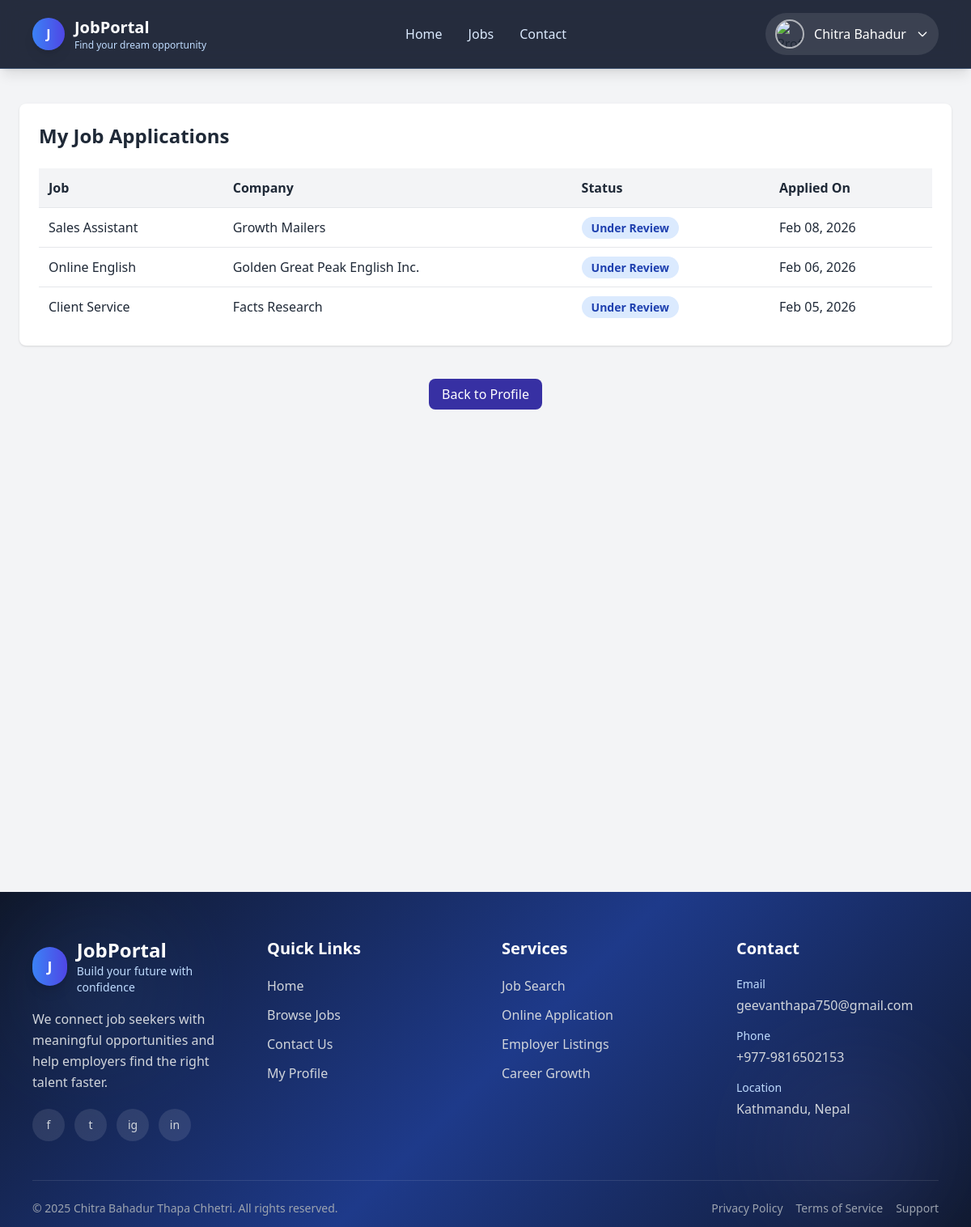
/my-jobs/ (signed in), run on the app's committed database.
### jobs/models.py (models this page shows, shortened)
class JobApplication(models.Model):
    STATUS_CHOICES = (
        ('applied', 'Applied'),
        ('reviewing', 'Under Review'),
        ('shortlisted', 'Shortlisted'),
        ('rejected', 'Rejected'),
        ('selected', 'Selected'),
    )
    job = models.ForeignKey(
        Job,
        on_delete=models.CASCADE,
        related_name='applications'
    )
    user = models.ForeignKey(User, on_delete=models.CASCADE)
    full_name = models.CharField(max_length=150)
    email = models.EmailField()
    phone = models.CharField(max_length=15)
    photo = CloudinaryField('application_photo', blank=True, null=True)
    resume = CloudinaryField('resume', resource_type='raw', blank=True, null=True)
    applied_at = models.DateTimeField(default=timezone.now)
    status = models.CharField(
        max_length=20,
        choices=STATUS_CHOICES,
        default='applied'
    )
    class Meta:
        unique_together = ('job', 'user')
        ordering = ['-applied_at']

class Job(models.Model):
    JOB_TYPE_CHOICES = (
        ('FT', 'Full Time'),
        ('PT', 'Part Time'),
        ('IN', 'Internship'),
        ('CT', 'Contract'),
    )
    title = models.CharField(max_length=200)
    company_name = models.CharField(max_length=200)
    location = models.CharField(max_length=200)
    job_type = models.CharField(max_length=2, choices=JOB_TYPE_CHOICES)
    salary = models.CharField(max_length=100, blank=True, null=True)
    description = models.TextField()
    requirements = models.TextField()
    posted_by = models.ForeignKey(User, on_delete=models.CASCADE)
    posted_at = models.DateTimeField(auto_now_add=True)
    is_active = models.BooleanField(default=True)
    featured = models.BooleanField(default=False)

### jobs/views.py (the view)
# urls.py: path('my-jobs/', views.my_jobs, name='my_jobs'),
@login_required
def my_jobs(request):
    applications = JobApplication.objects.filter(
        user=request.user
    ).select_related('job')
    return render(request, 'jobs/my_jobs.html', {
        'applications': applications
    })

### jobs/context_processors.py (called while the page is built)
def user_profile(request):
    if request.user.is_authenticated:
        profile, _ = Profile.objects.get_or_create(user=request.user)
        return {'profile': profile}
    return {}

### jobs/templates/jobs/my_jobs.html (shortened to what this page needs)
{% extends 'jobs/base.html' %}
{% block content %}
<div class="max-w-6xl mx-auto mt-20 mb-12 bg-white dark:bg-gray-800 rounded-lg shadow p-6">
    <h2 class="text-2xl font-bold mb-6 text-gray-800 dark:text-white">
        My Job Applications
    </h2>
    {% if applications %}
    <div class="overflow-x-auto">
        <table class="w-full border-collapse">
            <thead>
                <tr class="bg-gray-100 dark:bg-gray-700">
                    <th class="p-3 text-left">Job</th>
                    <th class="p-3 text-left">Company</th>
                    <th class="p-3 text-left">Status</th>
                    <th class="p-3 text-left">Applied On</th>
                </tr>
            </thead>
            <tbody>
                {% for app in applications %}
                <tr class="border-t hover:bg-gray-50 dark:hover:bg-gray-700 transition">
                    <td class="p-3">{{ app.job.title }}</td>
                    <td class="p-3">{{ app.job.company_name }}</td>
                    <td class="p-3">
                        {% if app.status == "applied" %}
                            <span class="px-3 py-1 text-sm font-semibold rounded-full bg-gray-100 text-gray-800">
                                {{ app.get_status_display }}
                            </span>
                        {% elif app.status == "reviewing" %}
                            <span class="px-3 py-1 text-sm font-semibold rounded-full bg-blue-100 text-blue-800">
                                {{ app.get_status_display }}
                            </span>
                        {% elif app.status == "shortlisted" %}
                            <span class="px-3 py-1 text-sm font-semibold rounded-full bg-yellow-100 text-yellow-800">
                                {{ app.get_status_display }}
                            </span>
                        {% elif app.status == "selected" %}
                            <span class="px-3 py-1 text-sm font-semibold rounded-full bg-green-100 text-green-800">
                                {{ app.get_status_display }}
                            </span>
                        {% elif app.status == "rejected" %}
                            <span class="px-3 py-1 text-sm font-semibold rounded-full bg-red-100 text-red-800">
                                {{ app.get_status_display }}
                            </span>
                        {% else %}
                            <span class="px-3 py-1 text-sm font-semibold rounded-full bg-gray-100 text-gray-800">
                                {{ app.get_status_display }}
                            </span>
                        {% endif %}
                    </td>
                    <td class="p-3">
                        {{ app.applied_at|date:"M d, Y" }}
                    </td>
                </tr>
                {% endfor %}
            </tbody>
        </table>
    </div>
    {% else %}
        <p class="text-gray-500 dark:text-gray-400">
            You have not applied for any jobs yet.
        </p>
    {% endif %}
</div>
<div class="mt-4 text-center">
    <a href="{% url 'profile' %}" class="px-4 py-2 bg-indigo-800 text-white rounded-lg hover:bg-indigo-700">
        Back to Profile
    </a>
</div>
{% endblock %}

### jobs/templates/jobs/base.html (shortened to what this page needs)
<!doctype html>
<html lang="en">
  <head>
    <script src="https://cdn.tailwindcss.com"></script>
  </head>
  <body class="bg-gray-100 text-gray-800 overflow-x-hidden">
    <nav
      x-data="{ isOpen: false, profileOpen: false }"
      class="fixed top-0 left-0 w-full z-50 border-b border-blue-400/20 nav-glass shadow-lg"
    >
      <div class="w-full px-4 sm:px-6 lg:px-10 xl:px-12">
        <div class="flex items-center justify-between py-4">
          <a href="{% url 'home' %}" class="flex items-center gap-3">
            <div class="w-10 h-10 rounded-full bg-gradient-to-r from-blue-500 to-indigo-600 flex items-center justify-center text-white font-bold shadow-lg">
              J
            </div>
            <div>
              <h1 class="text-lg sm:text-xl font-bold text-white leading-tight">JobPortal</h1>
              <p class="text-xs text-blue-200 hidden sm:block">Find your dream opportunity</p>
            </div>
          </a>
          <div class="hidden md:flex items-center space-x-8">
            <a href="{% url 'home' %}" class="text-blue-100 hover:text-white font-medium transition">Home</a>
            <a href="{% url 'job_list' %}" class="text-blue-100 hover:text-white font-medium transition">Jobs</a>
            <a href="{% url 'contact' %}" class="text-blue-100 hover:text-white font-medium transition">Contact</a>
          </div>
          <div class="flex items-center gap-3 sm:gap-4">
            {% if user.is_authenticated %}
            <div class="relative">
              <button
                @click="profileOpen = !profileOpen"
                class="flex items-center gap-2 sm:gap-3 focus:outline-none bg-white/10 hover:bg-white/20 px-2 sm:px-3 py-2 rounded-full transition"
              >
                <img
                  src="{% if profile and profile.photo %}{{ profile.photo.url }}{% else %}https://ui-avatars.com/api/?name={{ user.get_full_name|default:user.username }}{% endif %}"
                  class="w-9 h-9 rounded-full object-cover border-2 border-white/60"
                  alt="Profile"
                />
                <span class="hidden sm:inline text-white font-medium max-w-[120px] truncate">
                  {{ user.first_name|default:user.username }}
                </span>
                <svg class="w-4 h-4 text-white hidden sm:block" fill="none" stroke="currentColor" viewBox="0 0 24 24">
                  <path stroke-linecap="round" stroke-linejoin="round" stroke-width="2" d="M19 9l-7 7-7-7"></path>
                </svg>
              </button>
            </div>
            {% endif %}
          </div>
        </div>
      </div>
    </nav>
    <main class="w-full mt-28 sm:mt-32 min-h-[60vh]">
      {% block content %}{% endblock %}
    </main>
    <footer class="footer-gradient text-gray-300 mt-16 relative overflow-hidden">
      <div class="absolute inset-0 opacity-10">
        <div class="absolute top-10 left-10 w-40 h-40 bg-blue-400 rounded-full blur-3xl"></div>
        <div class="absolute bottom-10 right-10 w-52 h-52 bg-indigo-400 rounded-full blur-3xl"></div>
      </div>
      <div class="relative w-full px-4 sm:px-6 lg:px-10 xl:px-12 py-14">
        <div class="grid grid-cols-1 sm:grid-cols-2 lg:grid-cols-4 gap-10">
          <div class="sm:col-span-2 lg:col-span-1">
            <div class="flex items-center gap-3 mb-4">
              <div class="w-12 h-12 rounded-full bg-gradient-to-r from-blue-500 to-indigo-600 flex items-center justify-center text-white font-bold text-lg shadow-lg">
                J
              </div>
              <div>
                <h2 class="text-2xl font-bold text-white">JobPortal</h2>
                <p class="text-sm text-blue-200">Build your future with confidence</p>
              </div>
            </div>
            <p class="text-gray-300 leading-relaxed mb-5">
              We connect job seekers with meaningful opportunities and help employers find the right talent faster.
            </p>
            <div class="flex items-center gap-3">
              <a href="#" class="social-icon w-10 h-10 rounded-full bg-white/10 hover:bg-blue-600 flex items-center justify-center">
                <span class="text-sm">f</span>
              </a>
              <a href="#" class="social-icon w-10 h-10 rounded-full bg-white/10 hover:bg-sky-500 flex items-center justify-center">
                <span class="text-sm">t</span>
              </a>
              <a href="#" class="social-icon w-10 h-10 rounded-full bg-white/10 hover:bg-pink-600 flex items-center justify-center">
                <span class="text-sm">ig</span>
              </a>
              <a href="#" class="social-icon w-10 h-10 rounded-full bg-white/10 hover:bg-blue-700 flex items-center justify-center">
                <span class="text-sm">in</span>
              </a>
            </div>
          </div>
          <div>
            <h3 class="text-xl font-semibold text-white mb-5">Quick Links</h3>
            <ul class="space-y-3">
              <li><a href="{% url 'home' %}" class="footer-link text-gray-300 hover:text-white inline-block">Home</a></li>
              <li><a href="{% url 'job_list' %}" class="footer-link text-gray-300 hover:text-white inline-block">Browse Jobs</a></li>
              <li><a href="{% url 'contact' %}" class="footer-link text-gray-300 hover:text-white inline-block">Contact Us</a></li>
              {% if user.is_authenticated and not user.is_staff %}
              <li><a href="{% url 'profile' %}" class="footer-link text-gray-300 hover:text-white inline-block">My Profile</a></li>
              {% endif %}
            </ul>
          </div>
          <div>
            <h3 class="text-xl font-semibold text-white mb-5">Services</h3>
            <ul class="space-y-3">
              <li class="text-gray-300">Job Search</li>
              <li class="text-gray-300">Online Application</li>
              <li class="text-gray-300">Employer Listings</li>
              <li class="text-gray-300">Career Growth</li>
            </ul>
          </div>
          <div>
            <h3 class="text-xl font-semibold text-white mb-5">Contact</h3>
            <div class="space-y-4">
              <div>
                <p class="text-sm text-blue-200 mb-1">Email</p>
                <p class="text-gray-300 break-all">geevanthapa750@gmail.com</p>
              </div>
              <div>
                <p class="text-sm text-blue-200 mb-1">Phone</p>
                <p class="text-gray-300">+977-9816502153</p>
              </div>
              <div>
                <p class="text-sm text-blue-200 mb-1">Location</p>
                <p class="text-gray-300">Kathmandu, Nepal</p>
              </div>
            </div>
          </div>
        </div>
        <div class="border-t border-white/10 mt-12 pt-6 flex flex-col md:flex-row items-center justify-between gap-4 text-sm text-gray-400">
          <p class="text-center md:text-left">
            &copy; 2025 Chitra Bahadur Thapa Chhetri. All rights reserved.
          </p>
          <div class="flex flex-wrap justify-center gap-4">
            <a href="#" class="hover:text-white transition">Privacy Policy</a>
            <a href="#" class="hover:text-white transition">Terms of Service</a>
            <a href="#" class="hover:text-white transition">Support</a>
          </div>
        </div>
      </div>
    </footer>
  </body>
</html>

### jobs/templates/jobs/base.html (style rules this page uses)
html { scroll-behavior: smooth; }
body { min-height: 100vh; margin: 0; padding: 0; }
.footer-gradient { background: linear-gradient(135deg, #0f172a 0%, #1e3a8a 50%, #0f172a 100%); }
.nav-glass { background: rgba(15, 23, 42, 0.9); backdrop-filter: blur(14px); }
.footer-link { transition: all 0.3s ease; }
.social-icon { transition: all 0.3s ease; }

### data on the page
JobApplication: job "Sales Assistant", job.company_name "Growth Mailers", status "Under Review", applied_at "Feb 08, 2026"
JobApplication: job "Online English", job.company_name "Golden Great Peak English Inc.", status "Under Review", applied_at "Feb 06, 2026"
JobApplication: job "Client Service", job.company_name "Facts Research", status "Under Review", applied_at "Feb 05, 2026"

### other printed values
{{ user.first_name|default:user.username }} "Chitra Bahadur"
